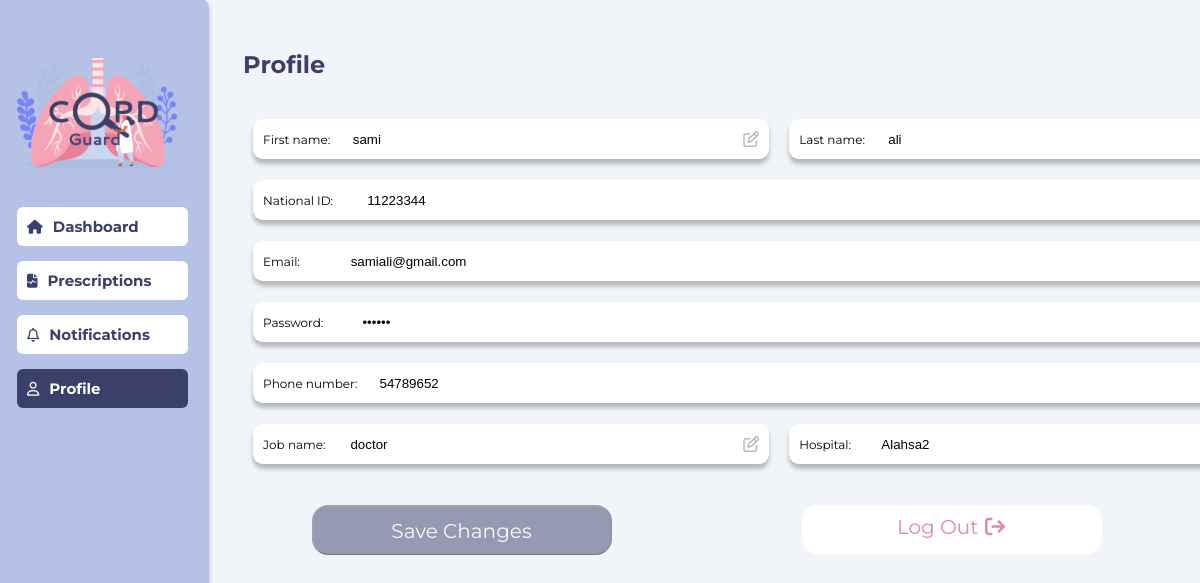
Page /Profile.php (signed in) on the committed database.
### tables this page shows
CREATE TABLE `healthcare_provider` (
  `Healthcare_Provider_ID` int(11) NOT NULL,
  `First_name` varchar(100) NOT NULL,
  `Last_name` varchar(100) NOT NULL,
  `Email` varchar(100) NOT NULL,
  `Password` varchar(100) NOT NULL,
  `Phone` int(11) NOT NULL,
  `Job_name` varchar(100) NOT NULL,
  `Hospital` varchar(100) NOT NULL,
  `Status` enum('rejected','accepted','registered') NOT NULL DEFAULT 'registered',
  `Register_date` datetime NOT NULL DEFAULT current_timestamp()
);

### Controller.php (called while the page is built, shortened)
<?php
function getHProviderProfileInfo($Healthcare_Provider_ID)
{
    $db = connectDB();
    $sql = "SELECT * FROM `healthcare_provider` where `Healthcare_Provider_ID` = $Healthcare_Provider_ID";
    $result = mysqli_query($db, $sql);
    return mysqli_fetch_assoc($result);
}

### Profile.php (the view, shortened to what this page needs)
<?php
require_once 'Controller.php';
$ProfileInfo = getHProviderProfileInfo(currentUserId());
?>
<!DOCTYPE html>
<html lang="en">
<head>
    <link rel="stylesheet" href="./css/framework.css">
    <link rel="stylesheet" href="./css/master.css">
    <link rel="stylesheet" href="./css/all.min.css" />
</head>
<body>
    <div class="page d-flex">
        <div class="sidebar bg-white p-20 p-relative">
            <br><br>
            <br><br>
            <ul>
                <li class="mb-15">
                    <a class=" d-flex align-center fs-14 c-white rad-6 p-10" href="HPDashboard.php">
                        <i class="fa fa-solid fa-house"></i>
                        <span>Dashboard</span>
                    </a>
                </li>
                <li class="mb-15">
                    <a class=" d-flex align-center fs-14 c-white rad-6 p-10 " href="Prescriptions.php">
                        <i class="fa fa-solid fa-file-waveform"></i>
                        <span>Prescriptions</span>
                    </a>
                </li>
                <li class="mb-15">
                    <a class=" d-flex align-center fs-14 c-white  rad-6 p-10" href="Notifications.php">
                        <i class="fa fa-regular fa-bell"></i>
                        <span>Notifications</span>
                    </a>
                </li>
                <li class="mb-15">
                    <a class="active d-flex align-center fs-14 c-white  rad-6 p-10" href="Profile.php">
                        <i class="fa fa-regular fa-user"></i>
                        <span>Profile</span>
                    </a>
                </li>
            </ul>
        </div>
        <div class="content w-full">
            <h2 class="mt-50 ml-30 c-blue-alt mb-20 ">Profile</h2>
            <div class="projects p-10">
                <form action="#" class="boxes" id="profile-form" method="post">
                    <div class="inputbox  p-10  mb-20">
                        <div class="form-row">
                            <div class="form-col w-full bg-white p-10 pt-5 pb-5 rad-10">
                                <span class="fs-12">First name:&emsp;</span> <input class="d-block  b-none   rad-10"
                                    name="First_name" id="First_name" type="text"
                                    value="<?php echo $ProfileInfo['First_name']; ?>" readonly required>
                                <i class="fa fa-regular fa-pen-to-square c-grey ml-10 edit-icon"
                                    data-field="First_name"></i>
                            </div>
                            <div class="form-col w-full bg-white p-10 pt-5 pb-5 rad-10">
                                <span class="fs-12">Last name:&emsp;</span> <input class="d-block  b-none   rad-10"
                                    name="Last_name" id="Last_name" type="text"
                                    value="<?php echo $ProfileInfo['Last_name']; ?>" readonly required>
                            </div>
                        </div>
                        <div class="form-row">
                            <div class="form-col w-full bg-white p-10 pt-5 pb-5 rad-10">
                                <span class="fs-12 ">National ID:&emsp;</span> <input class="d-block  b-none   rad-10"
                                    name="Healthcare_Provider_ID" id="Healthcare_Provider_ID" type="number"
                                    value="<?php echo $ProfileInfo['Healthcare_Provider_ID']; ?>" readonly required>
                            </div>
                        </div>
                        <div class="form-row">
                            <div class="form-col w-full bg-white p-10 pt-5 pb-5 rad-10">
                                <span class="fs-12 ">Email:&emsp;</span> <input class="d-block  b-none   rad-10"
                                    name="Email" id="Email" type="email" value="<?php echo $ProfileInfo['Email']; ?>"
                                    readonly required>
                            </div>
                        </div>
                        <div class="form-row">
                            <div class="form-col w-full bg-white p-10 pt-5 pb-5 rad-10">
                                <span class="fs-12 ">Password:&emsp;</span> <input class="d-block  b-none   rad-10"
                                    name="Password" id="Password" type="password"
                                    value="<?php echo $ProfileInfo['Password']; ?>" readonly required>
                            </div>
                        </div>
                        <div class="form-row">
                            <div class="form-col w-full bg-white p-10 pt-5 pb-5 rad-10">
                                <span class="fs-12 ">Phone number:&emsp;</span> <input class="d-block  b-none   rad-10"
                                    name="Phone" id="Phone" type="number" value="<?php echo $ProfileInfo['Phone']; ?>"
                                    readonly required>
                            </div>
                        </div>
                        <div class="form-row">
                            <div class="form-col w-full bg-white p-10 pt-5 pb-5 rad-10">
                                <span class="fs-12 ">Job name:&emsp;</span> <input class="d-block  b-none   rad-10"
                                    name="Job_name" id="Job_name" type="text"
                                    value="<?php echo $ProfileInfo['Job_name']; ?>" readonly required>
                                <i class="fa fa-regular fa-pen-to-square c-grey ml-10 edit-icon "
                                    data-field="Job_name"></i>
                            </div>
                            <div class="form-col w-full bg-white p-10 pt-5 pb-5 rad-10">
                                <span class="fs-12 ">Hospital:&emsp;</span> <input class="d-block  b-none   rad-10"
                                    name="Hospital" id="Hospital" type="text"
                                    value="<?php echo $ProfileInfo['Hospital']; ?>" readonly required>
                            </div>
                        </div>
                    </div>
                    <div class="box w-full rad-10 center-flex p-10">
                        <button type="submit" name="saveChanges" id="save-btn" class="btn" disabled>Save
                            Changes</button>
                        <a href="Logout.php" class="btn" id="log">Log Out <i
                                class="fa fa-solid fa-arrow-right-from-bracket"></i></a>
                    </div>
                </form>
            </div>
        </div>
    </div>
</body>
</html>

### css/framework.css (style rules this page uses)
:root { --blue-color: #7585F8; --blue-alt-color: #3B406B; --orange-color: #f59e0b; --green-color: #69C6A7; --red-color: #f44336; --grey-color: #B7B8C1; }
.d-flex { display: flex; }
.align-center { align-items: center; }
.d-block { display: block; }
.p-10 { padding: 10px; }
.p-20 { padding: 20px; }
.pt-5 { padding-top: 5px; }
.pb-5 { padding-bottom: 5px; }
.mt-50 { margin-top: 50px; }
.mb-15 { margin-bottom: 15px; }
.mb-20 { margin-bottom: 20px; }
.ml-10 { margin-left: 10px; }
.ml-30 { margin-left: 30px; }
.bg-white { background-color: white; }
.c-white { color: white; }
.c-grey { color: var(--grey-color); }
.c-blue-alt { color: var(--blue-alt-color); }
.p-relative { position: relative; }
.fs-12 { font-size: 12px; }
.fs-14 { font-size: 14px; }
.b-none { border: none; }
.rad-6 { border-radius: 6px; }
.rad-10 { border-radius: 10px; }
.w-full { width: 100%; }
.center-flex { display: flex; align-items: center; justify-content: center; flex-direction: column; }

### css/master.css (style rules this page uses)
:root { --blue-color: #B5C2E6; --blue-alt-color: #3B406B; --orange-color: #f59e0b; --green-color: #22c55e; --red-color: #f44336; --grey-color: #B7B8C1; }
* { box-sizing: border-box; }
body { margin: 0; font-family: "Montserrat", sans-serif; }
a { text-decoration: none; }
ul { list-style: none; padding: 0; }
.page { background-color: #F1F5F9; min-height: 100vh; }
.sidebar { width: 250px; box-shadow: 0 0 10px #DDD; box-sizing: border-box; left: -4px; right: 1131px; top: 29px; background: #FFFFFF; border: 1px solid #DFE0EB; box-shadow: 0px 4px 4px rgba(0, 0, 0, 0.25); border-radius: 8px; max-height: 94vh; }
.sidebar ul li a { transition: 0.3s; margin-bottom: 5px; background-color: white; color: var(--blue-alt-color) }
.sidebar ul li a:hover, .sidebar ul li a.active { background-color: var(--blue-alt-color); color: white; }
.sidebar ul li a span { font-size: 15px; margin-left: 10px; font-weight: bold; }
.content { overflow: hidden; }

### Profile.php (style rules this page uses)
.boxes { display: flex; align-items: center; flex-direction: column; justify-content: space-between; }
.sidebar { top: -1px !important; background: #B5C2E6 !important; border-color: #B5C2E6 !important; max-height: -webkit-fill-available !important; }
.box { display: flex; flex-direction: row; flex-wrap: nowrap; align-items: center; justify-content: space-between; width: 1000px; }
.btn { text-decoration: none; box-sizing: border-box; width: 300px; height: 50px; color: white; background: #3B406B; border-bottom: 1px solid #000000; border-radius: 16px; cursor: pointer; padding: 10px 40px; text-align: center; font-size: 20px; font-family: "Montserrat", sans-serif; margin: 0 auto; }
#save-btn:disabled { opacity: 0.5; cursor: not-allowed; }
#log { background: white !important; color: #E588A0; border: none; }
.inputbox { margin: 0 auto; }
.form-row { display: flex; margin: 0px 20px; }
.form-col { flex-basis: calc(100% - 20px); margin-right: 20px; margin-bottom: 20px; border-bottom: 1px solid #00000045; box-shadow: 0px 4px 4px rgba(0, 0, 0, 0.25); display: flex; align-items: center; justify-content: space-between; }
.edit-icon { cursor: pointer; }
input[type="text"], input[type="number"], input[type="password"], input[type="email"] { width: 390px; height: 30px; padding-left: 10px !important; }
#Phone, #Password, #Email, #Healthcare_Provider_ID { width: 900px !important; }
.form-col span { width: max-content !important; }

### rows in the picture
healthcare_provider: First_name "sami", Last_name "ali", Healthcare_Provider_ID "11223344", Email "samiali@gmail.com", Phone "54789652", Job_name "doctor", Hospital "Alahsa2"
